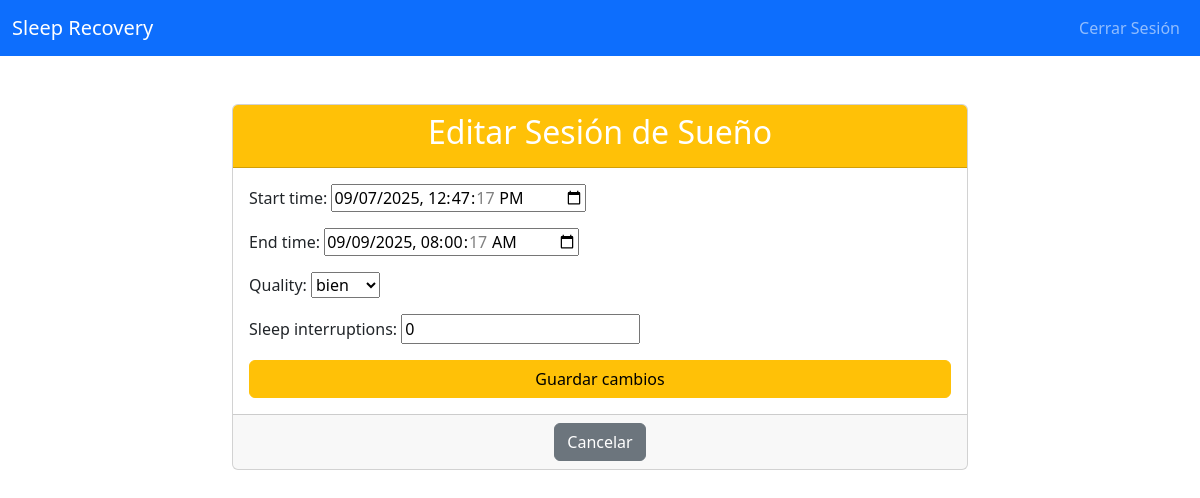
The app's page /edit-sleep-session/5/ (signed in) with its own data.
### users/models.py (models this page shows, shortened)
class SleepSession(models.Model):
    user = models.ForeignKey(User, on_delete=models.CASCADE)
    start_time = models.DateTimeField()
    end_time = models.DateTimeField()
    duration = models.IntegerField() # Duration in minutes
    quality = models.ForeignKey(SleepQualityOption, on_delete=models.SET_NULL, null=True)
    sleep_interruptions = models.IntegerField(default=0, null=True, blank=True)
    sleep_stage_data = models.JSONField(null=True, blank=True)
    recorded_at = models.DateTimeField(auto_now_add=True)

### users/views.py (the view)
# urls.py: path('edit-sleep-session/<int:session_id>/', views.edit_sleep_session, name='edit_sleep_session'),
@login_required
def edit_sleep_session(request, session_id):
    sleep_session = get_object_or_404(SleepSession, pk=session_id, user=request.user)
    if request.method == 'POST':
        form = SleepSessionEditForm(request.POST, instance=sleep_session) # Cambiado
        if form.is_valid():
            form.save()
            return redirect('dashboard')
    else:
        form = SleepSessionEditForm(instance=sleep_session) # Cambiado
    context = {'form': form}
    return render(request, 'users/edit_sleep_session.html', context)

### users/forms.py
class SleepSessionEditForm(forms.ModelForm):
    class Meta:
        model = SleepSession
        fields = ['start_time', 'end_time', 'quality', 'sleep_interruptions']
        widgets = {
            'start_time': forms.DateTimeInput(attrs={'type': 'datetime-local'}),
            'end_time': forms.DateTimeInput(attrs={'type': 'datetime-local'}),
        }

### users/models.py (called while the page is built)
    def __str__(self):
        return self.quality_label

### users/templates/users/edit_sleep_session.html (shortened to what this page needs)
{% extends 'users/base.html' %}
{% block content %}
<div class="container mt-5">
    <div class="row justify-content-center">
        <div class="col-md-8">
            <div class="card">
                <div class="card-header text-center bg-warning text-white">
                    <h2>Editar Sesión de Sueño</h2>
                </div>
                <div class="card-body">
                    <form method="post">
                        {{ form.as_p }}
                        <div class="d-grid gap-2">
                            <button type="submit" class="btn btn-warning">Guardar cambios</button>
                        </div>
                    </form>
                </div>
                <div class="card-footer text-center">
                    <a href="{% url 'dashboard' %}" class="btn btn-secondary">Cancelar</a>
                </div>
            </div>
        </div>
    </div>
</div>
{% endblock %}

### records on screen
SleepSession: start_time "09/07/2025 12:47:17", end_time "09/09/2025 08:00:17", quality "bien", sleep_interruptions "0"
